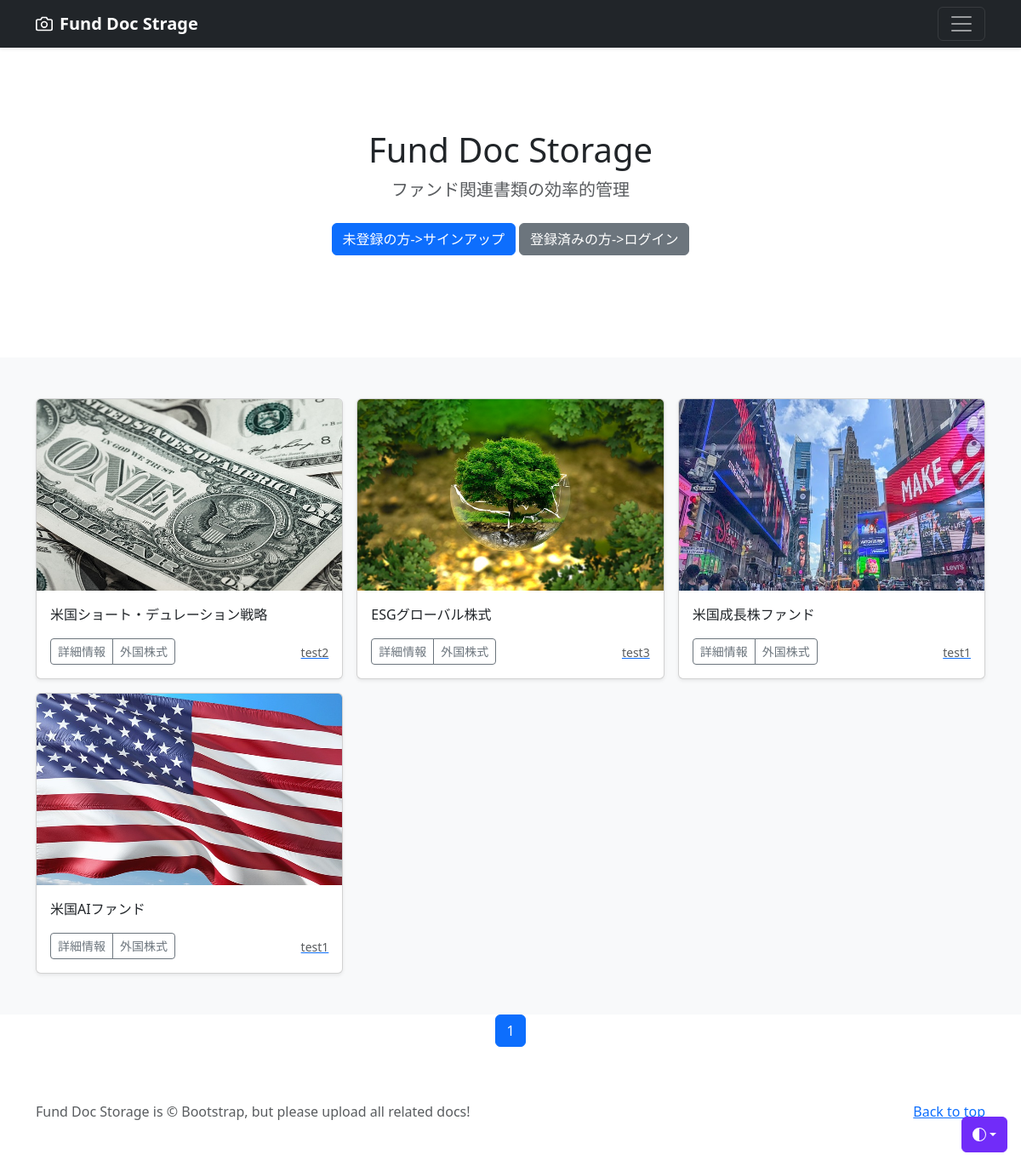
The app's page /docs/3 with its own data.
### doc/models.py (models this page shows, shortened)
class PhotoData(models.Model):
    user = models.ForeignKey(
        CustomUser,
        verbose_name='ユーザー',
        on_delete=models.CASCADE
        )
    category = models.ForeignKey(
        Category,
        verbose_name='カテゴリ',
        on_delete=models.PROTECT
        )
    title = models.CharField(
        verbose_name='タイトル', # フィールドのタイトル
        max_length=200        # 最大文字数は200
        )
    comment = models.TextField(
        verbose_name='コメント',  # フィールドのタイトル
        )
    image1 = models.ImageField(
        verbose_name='イメージ1',# フィールドのタイトル
        upload_to = 'photos'   # MEDIA_ROOT以下のphotosにファイルを保存
        )
    image2 = models.ImageField(
        verbose_name='イメージ2',# フィールドのタイトル
        upload_to = 'photos',  # MEDIA_ROOT以下のphotosにファイルを保存
        blank=True,            # フィールド値の設定は必須でない
        null=True              # データベースにnullが保存されることを許容
        )
    posted_at = models.DateTimeField(
        verbose_name='登録日時', # フィールドのタイトル
        auto_now_add=True       # 日時を自動追加
        )

class Category(models.Model):
    title = models.CharField(
        verbose_name='カテゴリ', # フィールドのタイトル
        max_length=20)

### accounts/models.py (models this page shows)
class CustomUser(AbstractUser):
    pass

### doc/views.py (the view)
# urls.py: path('docs/<int:category>', views.CategoryView.as_view(), name='docs_cat'),
class CategoryView(ListView):
    template_name ='index.html'
    paginate_by = 9
    def get_queryset(self):
      category_id = self.kwargs['category']
      categories = PhotoData.objects.filter(category=category_id).order_by('-posted_at')
      return categories

### doc/templates/index.html (shortened to what this page needs)
{% extends 'base.html' %}
    {% block contents %}
        {% include "docs_title.html" %}
        {% include "docs_list.html" %}
        {% include "pagination.html" %}
    {% endblock %}

### doc/templates/docs_list.html (shortened to what this page needs)
  <div class="album py-5 bg-body-tertiary">
    <div class="container">
      <div class="row row-cols-1 row-cols-sm-2 row-cols-md-3 g-3">
        {% for record in object_list %}
        <div class="col">
          <div class="card shadow-sm">
            <img src="{{ record.image1.url }}"
              class="bd-placeholder-img card-img-top" width="100%" height="225" xmlns="http://www.w3.org/2000/svg"
              role="img" aria-label="Placeholder: Thumbnail" preserveAspectRatio="xMidYMid slice" focusable="false">
              <rect width="100%" height="100%" fill="#55595c"/>
            <div class="card-body">
              <p class="card-text">{{ record.title }}</p>
              <div class="d-flex justify-content-between align-items-center">
                <div class="btn-group">
                  <button type="button" class="btn btn-sm btn-outline-secondary"
                    onclick="location.href='{% url 'doc:doc_detail' record.pk %}'">
                    詳細情報
                  </button>
                  <button type="button" class="btn btn-sm btn-outline-secondary"
                    onclick="location.href='{% url 'doc:docs_cat' category=record.category.id %}'">
                    {{record.category.title}}
                  </button>
                </div>
                <a href="{% url 'doc:user_list' user=record.user.id %}">
                  <small class="text-body-secondary">{{ record.user.username }}</small>
                </a>
              </div>
            </div>
          </div>
        </div>
        {% endfor %}
      </div>
    </div>
  </div>

### doc/templates/base.html (style rules this page uses)
.bd-placeholder-img { font-size: 1.125rem; text-anchor: middle; -webkit-user-select: none; -moz-user-select: none; user-select: none; }

### records on screen
PhotoData: image1 (picture), title "米国ショート・デュレーション戦略", category "外国株式", user.username "test2"
PhotoData: image1 (picture), title "ESGグローバル株式", category "外国株式", user.username "test3"
PhotoData: image1 (picture), title "米国成長株ファンド", category "外国株式", user.username "test1"
PhotoData: image1 (picture), title "米国AIファンド", category "外国株式", user.username "test1"

### other values on screen
{{ num }} "1"
